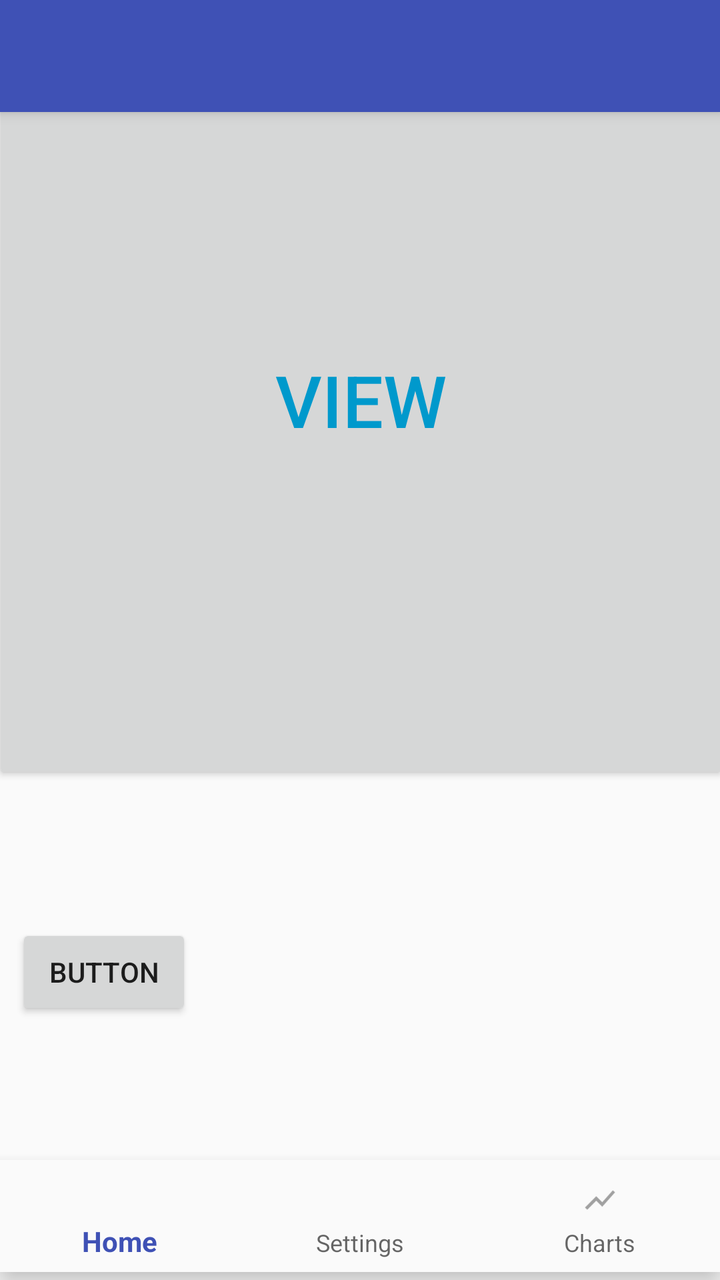
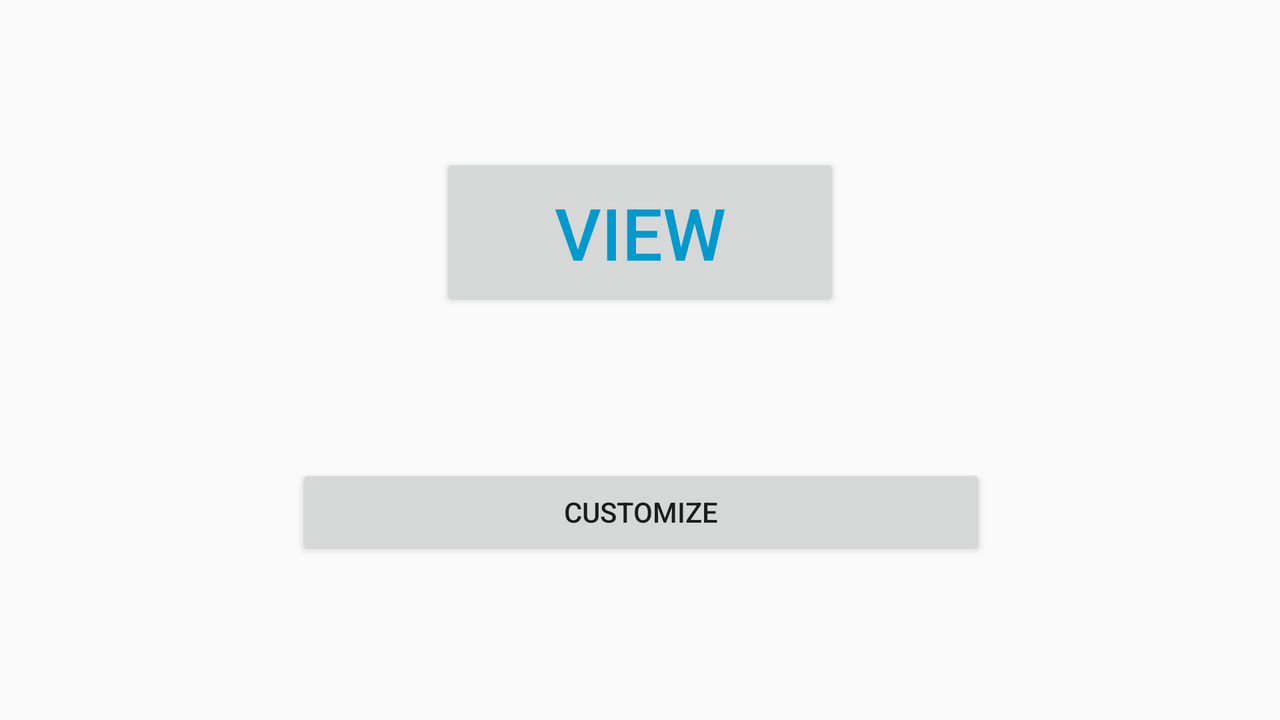

The same Android screen from two of the app's own layout files: first res/layout/ as a phone draws it, then the repository's variant for another configuration, drawn on a device whose configuration selects that folder. Both files follow.
<!-- AndroidManifest.xml: application theme AppTheme -->
<!-- res/layout/activity_main.xml -->
<?xml version="1.0" encoding="utf-8"?>
<android.support.constraint.ConstraintLayout xmlns:android="http://schemas.android.com/apk/res/android"
    xmlns:app="http://schemas.android.com/apk/res-auto"
    xmlns:tools="http://schemas.android.com/tools"
    android:layout_width="match_parent"
    android:layout_height="match_parent"
    tools:context="com.example.smarthomev2.MainActivity">

    <android.support.v7.widget.Toolbar
        android:id="@+id/my_toolbar"
        android:layout_width="match_parent"
        android:layout_height="?attr/actionBarSize"
        android:background="?attr/colorPrimary"
        android:elevation="4dp"
        android:theme="@style/ThemeOverlay.AppCompat.ActionBar"
        app:popupTheme="@style/ThemeOverlay.AppCompat.Light" />

    <android.support.design.widget.BottomNavigationView
        android:id="@+id/navigation"
        android:layout_width="0dp"
        android:layout_height="wrap_content"
        android:layout_marginBottom="4dp"
        android:background="?android:attr/windowBackground"
        app:layout_constraintBottom_toBottomOf="parent"
        app:layout_constraintHorizontal_bias="0.0"
        app:layout_constraintLeft_toLeftOf="parent"
        app:layout_constraintRight_toRightOf="parent"
        app:menu="@menu/navigation" />

    <GridLayout
        android:id="@+id/gridLayout"
        android:layout_width="368dp"
        android:layout_height="0dp"
        android:layout_marginEnd="8dp"
        android:layout_marginStart="8dp"
        android:layout_marginTop="8dp"
        app:layout_constraintEnd_toEndOf="parent"
        app:layout_constraintStart_toStartOf="parent"
        app:layout_constraintTop_toTopOf="parent">

        <Button
            android:id="@+id/getStarted"
            android:layout_width="match_parent"
            android:layout_height="384dp"
            android:text="View"
            android:textColor="@android:color/holo_blue_dark"
            android:textColorLink="@color/colorPrimary"
            android:textSize="36sp" />

    </GridLayout>

    <Button
        android:id="@+id/button"
        android:layout_width="wrap_content"
        android:layout_height="wrap_content"
        android:layout_marginBottom="8dp"
        android:layout_marginStart="8dp"
        android:layout_marginLeft="8dp"
        android:layout_marginTop="8dp"
        android:text="Button"
        app:layout_constraintBottom_toTopOf="@+id/navigation"
        app:layout_constraintStart_toStartOf="parent"
        app:layout_constraintTop_toBottomOf="@+id/gridLayout" />

</android.support.constraint.ConstraintLayout>
<!-- resources referenced by this layout -->
<resources>
  <color name="colorPrimary">#3f51b5</color>
  <style name="AppTheme" parent="@style/Theme.AppCompat.Light.DarkActionBar">
          <item name="windowActionBar">false</item>
          <item name="windowNoTitle">true</item>
          
          <item name="colorPrimary">@color/colorPrimary</item>
          <item name="colorPrimaryDark">@color/colorPrimaryDark</item>
          <item name="colorAccent">@color/colorAccent</item>
      </style>
  <color name="colorPrimaryDark">#303F9F</color>
  <color name="colorAccent">#FF4081</color>
</resources>
<!-- res/layout-land/activity_main.xml (the repository's variant of the layout above) -->
<!-- drawn on the phone turned sideways -->
<?xml version="1.0" encoding="utf-8"?>
<android.support.constraint.ConstraintLayout xmlns:android="http://schemas.android.com/apk/res/android"
    xmlns:app="http://schemas.android.com/apk/res-auto"
    xmlns:tools="http://schemas.android.com/tools"
    android:layout_width="match_parent"
    android:layout_height="match_parent"
    tools:context="com.example.smarthomev2.MainActivity">


    <Button
        android:id="@+id/getStarted"
        android:layout_width="200dp"
        android:layout_height="79dp"
        android:layout_marginBottom="8dp"
        android:layout_marginEnd="8dp"
        android:layout_marginStart="8dp"
        android:layout_marginTop="8dp"
        android:text="View"
        android:textColor="@android:color/holo_blue_dark"
        android:textColorLink="@color/colorPrimary"
        android:textSize="36sp"
        app:layout_constraintBottom_toTopOf="@+id/info"
        app:layout_constraintEnd_toEndOf="parent"
        app:layout_constraintStart_toStartOf="parent"
        app:layout_constraintTop_toTopOf="parent" />

    <Button
        android:id="@+id/info"
        android:layout_width="345dp"
        android:layout_height="0dp"
        android:layout_column="0"
        android:layout_columnSpan="2"
        android:layout_marginBottom="80dp"
        android:layout_marginEnd="8dp"
        android:layout_marginStart="8dp"
        android:layout_row="17"
        android:elevation="0dp"
        android:text="Customize"
        app:layout_constraintBottom_toBottomOf="parent"
        app:layout_constraintEnd_toEndOf="parent"
        app:layout_constraintHorizontal_bias="0.502"
        app:layout_constraintStart_toStartOf="parent" />

</android.support.constraint.ConstraintLayout>
